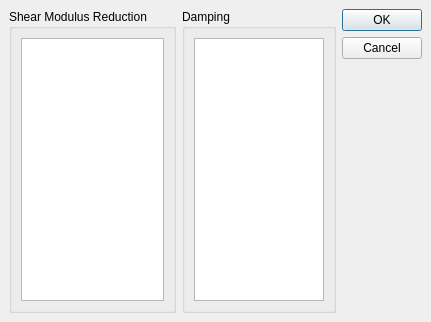
<ui version="4.0" >
 <class>GenericCurveDialog</class>
 <widget class="QDialog" name="GenericCurveDialog" >
  <property name="geometry" >
   <rect>
    <x>0</x>
    <y>0</y>
    <width>431</width>
    <height>322</height>
   </rect>
  </property>
  <property name="windowTitle" >
   <string>Dialog</string>
  </property>
  <layout class="QHBoxLayout" >
   <property name="spacing" >
    <number>6</number>
   </property>
   <property name="leftMargin" >
    <number>9</number>
   </property>
   <property name="topMargin" >
    <number>9</number>
   </property>
   <property name="rightMargin" >
    <number>9</number>
   </property>
   <property name="bottomMargin" >
    <number>9</number>
   </property>
   <item>
    <widget class="QGroupBox" name="groupBox" >
     <property name="title" >
      <string>Shear Modulus Reduction</string>
     </property>
     <layout class="QHBoxLayout" >
      <item>
       <widget class="QListWidget" name="shearList" />
      </item>
     </layout>
    </widget>
   </item>
   <item>
    <widget class="QGroupBox" name="groupBox_2" >
     <property name="title" >
      <string>Damping</string>
     </property>
     <layout class="QHBoxLayout" >
      <item>
       <widget class="QListWidget" name="dampingList" />
      </item>
     </layout>
    </widget>
   </item>
   <item>
    <widget class="QDialogButtonBox" name="buttonBox" >
     <property name="orientation" >
      <enum>Qt::Vertical</enum>
     </property>
     <property name="standardButtons" >
      <set>QDialogButtonBox::Cancel|QDialogButtonBox::NoButton|QDialogButtonBox::Ok</set>
     </property>
    </widget>
   </item>
  </layout>
 </widget>
 <resources/>
 <connections>
  <connection>
   <sender>buttonBox</sender>
   <signal>accepted()</signal>
   <receiver>GenericCurveDialog</receiver>
   <slot>accept()</slot>
   <hints>
    <hint type="sourcelabel" >
     <x>248</x>
     <y>254</y>
    </hint>
    <hint type="destinationlabel" >
     <x>157</x>
     <y>274</y>
    </hint>
   </hints>
  </connection>
  <connection>
   <sender>buttonBox</sender>
   <signal>rejected()</signal>
   <receiver>GenericCurveDialog</receiver>
   <slot>reject()</slot>
   <hints>
    <hint type="sourcelabel" >
     <x>316</x>
     <y>260</y>
    </hint>
    <hint type="destinationlabel" >
     <x>286</x>
     <y>274</y>
    </hint>
   </hints>
  </connection>
 </connections>
</ui>
